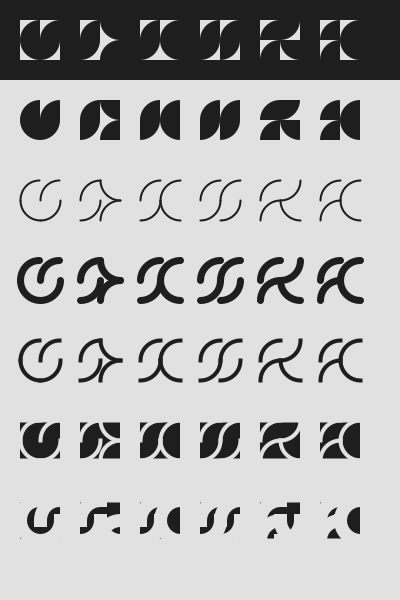
Frame 1 (no input)
Frame 60 (the mouse pressed at the canvas centre just before this capture): identical to frame 1, image omitted
Frame 120 (the mouse held since frame 60 and released just before this capture): identical to frame 1, image omitted

The Processing sketch that drew this single still picture (run headless with seeded random() and noise(); from frame 60 on, the mouse is pressed at the canvas centre):

// Processing sketch: processing_90542
// ── processing_90542.pde

void setup()
{
  
size(400,600);

}

void draw()
{
noStroke();
//couleurforme et couleurfond sont les variables corrrespondant aux couleurs de la forme(que l'on doit voir) et pour l'autre la couleur du fond.
int couleurforme;
couleurforme =30;
int couleurfond;
couleurfond = 255-couleurforme;

background(couleurfond);
fill(couleurforme);

//formatl et FormatL sont les variables corrrespondant au format du sketch
int formatL;
formatL = 800;
int formatl;
formatl = 1200;

//diametrel et diametreL sont les diamètre de chaque arc en longueur et largeur.
int diametrel;
diametrel = 40;
int diametreL;
diametreL = 40;

//strokeweiht est la variable pour l'épaisseur des traits
int strokeweight;
strokeweight = 4;

//1e ligne
//unarcx et unarcy sont les variables des coordonnées x et y des formes de la première ligne
//forme 1 en haut à gauche
int unarcx;
unarcx = 40;
int unarcy;
unarcy = 40;

arc(unarcx,unarcy,diametrel,diametreL,PI,PI/2+PI);
arc(unarcx,unarcy,diametrel,diametreL,PI/2,PI);
arc(unarcx+20,unarcy,diametrel,diametreL,PI,PI/2+PI);
arc(unarcx,unarcy,diametrel,diametreL,0,PI/2);

//forme2
arc(unarcx*2.5,unarcy,diametrel,diametreL,PI,PI/2+PI);
arc(unarcx*2,unarcy,diametrel,diametreL,0,PI/2);
arc(unarcx*3,unarcy/2,diametrel,diametreL,PI/2,PI);
arc(unarcx*3,unarcy*1.5,diametrel,diametreL,PI,PI/2+PI);
//forme3
arc(unarcx*4,unarcy,diametrel,diametreL,PI,PI/2+PI);
arc(unarcx*3.5,unarcy,diametrel,diametreL,0,PI/2);
arc(unarcx*4.5,unarcy,diametrel,diametreL,PI,PI/2+PI);
arc(unarcx*4.5,unarcy,diametrel,diametreL,PI/2,PI);
//forme4
arc(unarcx*5.5,unarcy,diametrel,diametreL,PI,PI/2+PI);
arc(unarcx*5,unarcy,diametrel,diametreL,0,PI/2);
arc(unarcx*6,unarcy,diametrel,diametreL,PI,PI/2+PI);
arc(unarcx*5.5,unarcy,diametrel,diametreL,0,PI/2);
//forme5
arc(unarcx*7,unarcy,diametrel,diametreL,PI,PI/2+PI);
arc(unarcx*7,unarcy*1.5,diametrel,diametreL,PI,PI/2+PI);
arc(unarcx*7,unarcy/2,diametrel,diametreL,0,PI/2);
arc(unarcx*7.5,unarcy,diametrel,diametreL,PI/2,PI);
//forme6
arc(unarcx*8.5,unarcy,diametrel,diametreL,PI,PI/2+PI);
arc(unarcx*8.5,unarcy*1.5,diametrel,diametreL,PI,PI/2+PI);
arc(unarcx*9,unarcy,diametrel,diametreL,PI,PI/2+PI);
arc(unarcx*9,unarcy,diametrel,diametreL,PI/2,PI);

//bloc autour des formes 1,2,3,4,5,6
//ces blocs permettent d'obtenir la contre forme des formes de la ligne 2
//Fondunx et fonduny représentent les blocs qui entourent les formes de la première ligne
fill(couleurforme);
int fondunx;
fondunx = 10;
int fonduny;
fonduny = 20;
rect(fondunx*0,fonduny*0,formatL,diametrel/2);
rect(fondunx*0,fonduny*0,diametreL/2,diametrel*1.5);
rect(fondunx*0,fonduny*3,formatL,diametrel/2);
rect(fondunx*6,fonduny,diametreL/2,diametrel);
rect(fondunx*12,fonduny,diametreL/2,diametrel*1.5);
rect(fondunx*18,fonduny,diametreL/2,diametrel*1.5);
rect(fondunx*24,fonduny,diametreL/2,diametrel);
rect(fondunx*30,fonduny,diametreL/2,diametrel);
rect(fondunx*36,fonduny,diametreL,diametrel);

//2e ligne
//deuxarcx et deuxarcy sont les variables des coordonnées x et y des formes de la deuxième ligne
int deuxarcx;
deuxarcx = 40;
int deuxarcy;
deuxarcy = 40;
//forme 1
arc(deuxarcx,deuxarcy*3,diametrel,diametreL,PI,PI/2+PI);
arc(deuxarcx,deuxarcy*3,diametrel,diametreL,PI/2,PI);
arc(deuxarcx*1.5,deuxarcy*3,diametrel,diametreL,PI,PI/2+PI);
arc(deuxarcx,deuxarcy*3,diametrel,diametreL,0,PI/2);
//forme 2
arc(deuxarcx*2.5,deuxarcy*3,diametrel,diametreL,PI,PI/2+PI);
arc(deuxarcx*2,deuxarcy*3,diametrel,diametreL,0,PI/2);
arc(deuxarcx*3,deuxarcy*2.5,diametrel,diametreL,PI/2,PI);
arc(deuxarcx*3,deuxarcy*3.5,diametrel,diametreL,PI,PI/2+PI);
//forme3
arc(deuxarcx*4,deuxarcy*3,diametrel,diametreL,PI,PI/2+PI);
arc(deuxarcx*3.5,deuxarcy*3,diametrel,diametreL,0,PI/2);
arc(deuxarcx*4.5,deuxarcy*3,diametrel,diametreL,PI,PI/2+PI);
arc(deuxarcx*4.5,deuxarcy*3,diametrel,diametreL,PI/2,PI);
//forme4
arc(deuxarcx*5.5,deuxarcy*3,diametrel,diametreL,PI,PI/2+PI);
arc(deuxarcx*5,deuxarcy*3,diametrel,diametreL,0,PI/2);
arc(deuxarcx*6,deuxarcy*3,diametrel,diametreL,PI,PI/2+PI);
arc(deuxarcx*5.5,deuxarcy*3,diametrel,diametreL,0,PI/2);
//forme5
arc(deuxarcx*7,deuxarcy*3,diametrel,diametreL,PI,PI/2+PI);
arc(deuxarcx*7,deuxarcy*3.5,diametrel,diametreL,PI,PI/2+PI);
arc(deuxarcx*7,deuxarcy*2.5,diametrel,diametreL,0,PI/2);
arc(deuxarcx*7.5,deuxarcy*3,diametrel,diametreL,PI/2,PI);
//forme6
arc(deuxarcx*8.5,deuxarcy*3,diametrel,diametreL,PI,PI/2+PI);
arc(deuxarcx*8.5,deuxarcy*3.5,diametrel,diametreL,PI,PI/2+PI);
arc(deuxarcx*9,deuxarcy*3,diametrel,diametreL,PI,PI/2+PI);
arc(deuxarcx*9,deuxarcy*3,diametrel,diametreL,PI/2,PI);

//3e ligne
//troisarcx et troisarcy sont les variables des coordonnées x et y des formes de la troisième ligne
int troisarcx;
troisarcx = 40;
int troisarcy;
troisarcy = 40;
//forme 1 
stroke(couleurforme);
strokeCap(ROUND);
strokeWeight(strokeweight-2);
noFill();

arc(troisarcx,troisarcy*5,diametrel,diametreL,PI,PI/2+PI);
arc(troisarcx,troisarcy*5,diametrel,diametreL,PI/2,PI);
arc(troisarcx*1.5,troisarcy*5,diametrel,diametreL,PI,PI/2+PI);
arc(troisarcx,troisarcy*5,diametrel,diametreL,0,PI/2);

//forme 2
arc(troisarcx*2.5,troisarcy*5,diametrel,diametreL,PI,PI/2+PI);
arc(troisarcx*2,troisarcy*5,diametrel,diametreL,0,PI/2);
arc(troisarcx*3,troisarcy*4.5,diametrel,diametreL,PI/2,PI);
arc(troisarcx*3,troisarcy*5.5,diametrel,diametreL,PI,PI/2+PI);
//forme3
arc(troisarcx*4,troisarcy*5,diametrel,diametreL,PI,PI/2+PI);
arc(troisarcx*3.5,troisarcy*5,diametrel,diametreL,0,PI/2);
arc(troisarcx*4.5,troisarcy*5,diametrel,diametreL,PI,PI/2+PI);
arc(troisarcx*4.5,troisarcy*5,diametrel,diametreL,PI/2,PI);
//forme4
arc(troisarcx*5.5,troisarcy*5,diametrel,diametreL,PI,PI/2+PI);
arc(troisarcx*5,troisarcy*5,diametrel,diametreL,0,PI/2);
arc(troisarcx*6,troisarcy*5,diametrel,diametreL,PI,PI/2+PI);
arc(troisarcx*5.5,troisarcy*5,diametrel,diametreL,0,PI/2);
//forme5
arc(troisarcx*7,troisarcy*5,diametrel,diametreL,PI,PI/2+PI);
arc(troisarcx*7,troisarcy*5.5,diametrel,diametreL,PI,PI/2+PI);
arc(troisarcx*7,troisarcy*4.5,diametrel,diametreL,0,PI/2);
arc(troisarcx*7.5,troisarcy*5,diametrel,diametreL,PI/2,PI);
//forme6
beginShape();
arc(troisarcx*8.5,troisarcy*5,diametrel,diametreL,PI,PI/2+PI);
arc(troisarcx*8.5,troisarcy*5.5,diametrel,diametreL,PI,PI/2+PI);
arc(troisarcx*9,troisarcy*5,diametrel,diametreL,PI,PI/2+PI);
arc(troisarcx*9,troisarcy*5,diametrel,diametreL,PI/2,PI);
endShape(CLOSE);

//4e ligne
//quatrearcx et quatrearcy sont les variables des coordonnées x et y des formes de la quatrième ligne
int quatrearcx;
quatrearcx = 40;
int quatrearcy;
quatrearcy = 40;
//forme 1
stroke(couleurforme);
strokeCap(ROUND);
strokeWeight(strokeweight+3);
noFill();
arc(quatrearcx,quatrearcy*7,diametrel,diametreL,PI,PI/2+PI);
arc(quatrearcx,quatrearcy*7,diametrel,diametreL,PI/2,PI);
arc(quatrearcx*1.5,quatrearcy*7,diametrel,diametreL,PI,PI/2+PI);
arc(quatrearcx,quatrearcy*7,diametrel,diametreL,0,PI/2);
//forme 20
arc(quatrearcx*2.5,quatrearcy*7,diametrel,diametreL,PI,PI/2+PI);
arc(quatrearcx*2,quatrearcy*7,diametrel,diametreL,0,PI/2);
arc(quatrearcx*3,quatrearcy*6.5,diametrel,diametreL,PI/2,PI);
arc(quatrearcx*3,quatrearcy*7.5,diametrel,diametreL,PI,PI/2+PI);
//forme3
arc(quatrearcx*4,quatrearcy*7,diametrel,diametreL,PI,PI/2+PI);
arc(quatrearcx*3.5,quatrearcy*7,diametrel,diametreL,0,PI/2);
arc(quatrearcx*4.5,quatrearcy*7,diametrel,diametreL,PI,PI/2+PI);
arc(quatrearcx*4.5,quatrearcy*7,diametrel,diametreL,PI/2,PI);
//forme4
arc(quatrearcx*5.5,quatrearcy*7,diametrel,diametreL,PI,PI/2+PI);
arc(quatrearcx*5,quatrearcy*7,diametrel,diametreL,0,PI/2);
arc(quatrearcx*6,quatrearcy*7,diametrel,diametreL,PI,PI/2+PI);
arc(quatrearcx*5.5,quatrearcy*7,diametrel,diametreL,0,PI/2);
//forme5
arc(quatrearcx*7,quatrearcy*7,diametrel,diametreL,PI,PI/2+PI);
arc(quatrearcx*7,quatrearcy*7.5,diametrel,diametreL,PI,PI/2+PI);
arc(quatrearcx*7,quatrearcy*6.5,diametrel,diametreL,0,PI/2);
arc(quatrearcx*7.5,quatrearcy*7,diametrel,diametreL,PI/2,PI);
//forme6
arc(quatrearcx*8.5,quatrearcy*7,diametrel,diametreL,PI,PI/2+PI);
arc(quatrearcx*8.5,quatrearcy*7.5,diametrel,diametreL,PI,PI/2+PI);
arc(quatrearcx*9,quatrearcy*7,diametrel,diametreL,PI,PI/2+PI);
arc(quatrearcx*9,quatrearcy*7,diametrel,diametreL,PI/2,PI);

//5e ligne
//cinqarcx et cinqarcy sont les variables des coordonnées x et y des formes de la cinquième ligne
int cinqarcx;
cinqarcx = 40;
int cinqarcy;
cinqarcy = 40;
//forme 1
stroke(couleurforme);
strokeCap(PROJECT);
strokeWeight(strokeweight);
noFill();
arc(cinqarcx,cinqarcy*9,diametrel,diametreL,PI,PI/2+PI);
arc(cinqarcx,cinqarcy*9,diametrel,diametreL,PI/2,PI);
arc(cinqarcx*1.5,cinqarcy*9,diametrel,diametreL,PI,PI/2+PI);
arc(cinqarcx,cinqarcy*9,diametrel,diametreL,0,PI/2);
//forme 2
arc(cinqarcx*2.5,cinqarcy*9,diametrel,diametreL,PI,PI/2+PI);
arc(cinqarcx*2,cinqarcy*9,diametrel,diametreL,0,PI/2);
arc(cinqarcx*3,cinqarcy*8.5,diametrel,diametreL,PI/2,PI);
arc(cinqarcx*3,cinqarcy*9.5,diametrel,diametreL,PI,PI/2+PI);
//forme3
arc(cinqarcx*4,cinqarcy*9,diametrel,diametreL,PI,PI/2+PI);
arc(cinqarcx*3.5,cinqarcy*9,diametrel,diametreL,0,PI/2);
arc(cinqarcx*4.5,cinqarcy*9,diametrel,diametreL,PI,PI/2+PI);
arc(cinqarcx*4.5,cinqarcy*9,diametrel,diametreL,PI/2,PI);
//forme4
arc(cinqarcx*5.5,cinqarcy*9,diametrel,diametreL,PI,PI/2+PI);
arc(cinqarcx*5,cinqarcy*9,diametrel,diametreL,0,PI/2);
arc(cinqarcx*6,cinqarcy*9,diametrel,diametreL,PI,PI/2+PI);
arc(cinqarcx*5.5,cinqarcy*9,diametrel,diametreL,0,PI/2);
//forme5
arc(cinqarcx*7,cinqarcy*9,diametrel,diametreL,PI,PI/2+PI);
arc(cinqarcx*7,cinqarcy*9.5,diametrel,diametreL,PI,PI/2+PI);
arc(cinqarcx*7,cinqarcy*8.5,diametrel,diametreL,0,PI/2);
arc(cinqarcx*7.5,cinqarcy*9,diametrel,diametreL,PI/2,PI);
//forme6
arc(cinqarcx*8.5,cinqarcy*9,diametrel,diametreL,PI,PI/2+PI);
arc(cinqarcx*8.5,cinqarcy*9.5,diametrel,diametreL,PI,PI/2+PI);
arc(cinqarcx*9,cinqarcy*9,diametrel,diametreL,PI,PI/2+PI);
arc(cinqarcx*9,cinqarcy*9,diametrel,diametreL,PI/2,PI);

//6e ligne
//sixsarcx et sixsarcy sont les variables des coordonnées x et y des formes de la sixième ligne
int sixarcx;
sixarcx = 40;
int sixarcy;
sixarcy = 40;
//forme 1
stroke(couleurfond);
fill(couleurforme);
int fondsixrecx;
fondsixrecx = 10;
int fondsixrecy ;
fondsixrecy = 420;
//rectangle blanc qui intervient en dessous des arc noirs.
rect(fondsixrecx*0,fondsixrecy,formatL,diametreL);
strokeCap(PROJECT);
strokeWeight(strokeweight);
noFill();
arc(sixarcx,sixarcy*11,diametrel,diametreL,PI,PI/2+PI);
arc(sixarcx,sixarcy*11,diametrel,diametreL,PI/2,PI);
arc(sixarcx*1.5,sixarcy*11,diametrel,diametreL,PI,PI/2+PI);
arc(sixarcx,sixarcy*11,diametrel,diametreL,0,PI/2);
//forme 2
arc(sixarcx*2.5,sixarcy*11,diametrel,diametreL,PI,PI/2+PI);
arc(sixarcx*2,sixarcy*11,diametrel,diametreL,0,PI/2);
arc(sixarcx*3,sixarcy*10.5,diametrel,diametreL,PI/2,PI);
arc(sixarcx*3,sixarcy*11.5,diametrel,diametreL,PI,PI/2+PI);
//forme3
arc(sixarcx*4,sixarcy*11,diametrel,diametreL,PI,PI/2+PI);
arc(sixarcx*3.5,sixarcy*11,diametrel,diametreL,0,PI/2);
arc(sixarcx*4.5,sixarcy*11,diametrel,diametreL,PI,PI/2+PI);
arc(sixarcx*4.5,sixarcy*11,diametrel,diametreL,PI/2,PI);
//forme4
arc(sixarcx*5.5,sixarcy*11,diametrel,diametreL,PI,PI/2+PI);
arc(sixarcx*5,sixarcy*11,diametrel,diametreL,0,PI/2);
arc(sixarcx*6,sixarcy*11,diametrel,diametreL,PI,PI/2+PI);
arc(sixarcx*5.5,sixarcy*11,diametrel,diametreL,0,PI/2);
//forme5
arc(sixarcx*7,sixarcy*11,diametrel,diametreL,PI,PI/2+PI);
arc(sixarcx*7,sixarcy*11.5,diametrel,diametreL,PI,PI/2+PI);
arc(sixarcx*7,sixarcy*10.5,diametrel,diametreL,0,PI/2);
arc(sixarcx*7.5,sixarcy*11,diametrel,diametreL,PI/2,PI);
//forme6
arc(sixarcx*8.5,sixarcy*11,diametrel,diametreL,PI,PI/2+PI);
arc(sixarcx*8.5,sixarcy*11.5,diametrel,diametreL,PI,PI/2+PI);
arc(sixarcx*9,sixarcy*11,diametrel,diametreL,PI,PI/2+PI);
arc(sixarcx*9,sixarcy*11,diametrel,diametreL,PI/2,PI);


//ces blocs permettent d'obtenir la contre forme des formes de la ligne 5
//fondsixrecx et fondsixrecy représentent les blocs qui entourent les formes de la ligne 6+
noStroke();
fill(couleurfond);
rect(fondsixrecx*0,fondsixrecy,diametreL/2,diametrel);
rect(fondsixrecx*6,fondsixrecy,diametreL/2,diametrel);
rect(fondsixrecx*12,fondsixrecy,diametreL/2,diametrel);
rect(fondsixrecx*18,fondsixrecy,diametreL/2,diametrel);
rect(fondsixrecx*24,fondsixrecy,diametreL/2,diametrel);
rect(fondsixrecx*30,fondsixrecy,diametreL/2,diametrel);
rect(fondsixrecx*36,fondsixrecy,diametreL,diametrel);

//7e ligne
//septarcx et septsarcy sont les variables des coordonnées x et y des formes de la septième ligne
int septarcx;
septarcx = 40;
int septarcy;
septarcy = 40;
//forme 1
stroke(couleurfond);
fill(couleurforme);
int fondrecx;
fondrecx = 10;
int fondrecy;
fondrecy = 500;
//rectangle blanc qui intervient en dessous des arc noirs.
rect(fondrecx,fondrecy,formatL-10,diametrel);
strokeCap(PROJECT);
strokeWeight(strokeweight+9);
noFill();
arc(septarcx,septarcy*13,diametrel,diametreL,PI,PI/2+PI);
arc(septarcx,septarcy*13,diametrel,diametreL,PI/2,PI);
arc(septarcx*1.5,septarcy*13,diametrel,diametreL,PI,PI/2+PI);
arc(septarcx,septarcy*13,diametrel,diametreL,0,PI/2);
//forme 2
arc(septarcx*2.5,septarcy*13,diametrel,diametreL,PI,PI/2+PI);
arc(septarcx*2,septarcy*13,diametrel,diametreL,0,PI/2);
arc(septarcx*3,septarcy*13,diametrel,diametreL,PI/2,PI);
arc(septarcx*3,septarcy*13.5,diametrel,diametreL,PI,PI/2+PI);
//forme3
arc(septarcx*4,septarcy*13,diametrel,diametreL,PI,PI/2+PI);
arc(septarcx*3.5,septarcy*13,diametrel,diametreL,0,PI/2);
arc(septarcx*4.5,septarcy*13,diametrel,diametreL,PI,PI/2+PI);
arc(septarcx*4.5,septarcy*13,diametrel,diametreL,PI/2,PI);
//forme4
arc(septarcx*5.5,septarcy*13,diametrel,diametreL,PI,PI/2+PI);
arc(septarcx*5,septarcy*13,diametrel,diametreL,0,PI/2);
arc(septarcx*6,septarcy*13,diametrel,diametreL,PI,PI/2+PI);
arc(septarcx*5.5,septarcy*13,diametrel,diametreL,0,PI/2);
//forme5
arc(septarcx*7,septarcy*13,diametrel,diametreL,PI,PI/2+PI);
arc(septarcx*7,septarcy*13.5,diametrel,diametreL,PI,PI/2+PI);
arc(septarcx*7,septarcy*13,diametrel,diametreL,0,PI/2);
arc(septarcx*7.5,septarcy*13,diametrel,diametreL,PI/2,PI);
//forme6
arc(septarcx*8.5,septarcy*13,diametrel,diametreL,PI,PI/2+PI);
arc(septarcx*8.5,septarcy*13.5,diametrel,diametreL,PI,PI/2+PI);
arc(septarcx*9,septarcy*13,diametrel,diametreL,PI,PI/2+PI);
arc(septarcx*9,septarcy*13,diametrel,diametreL,PI/2,PI);
noStroke();
//fondrecx et fondrecy représentent les blocs qui entourent les formes de la ligne 7
fill(couleurfond);
rect(fondrecx*0,fondrecy,diametreL/2,diametrel);
rect(fondrecx*6,fondrecy,diametreL/2,diametrel);
rect(fondrecx*12,fondrecy,diametreL/2,diametrel);
rect(fondrecx*18,fondrecy,diametreL/2,diametrel);
rect(fondrecx*24,fondrecy,diametreL/2,diametrel);
rect(fondrecx*30,fondrecy,diametreL/2,diametrel);
rect(fondrecx*36,fondrecy,diametreL,diametrel);




}
